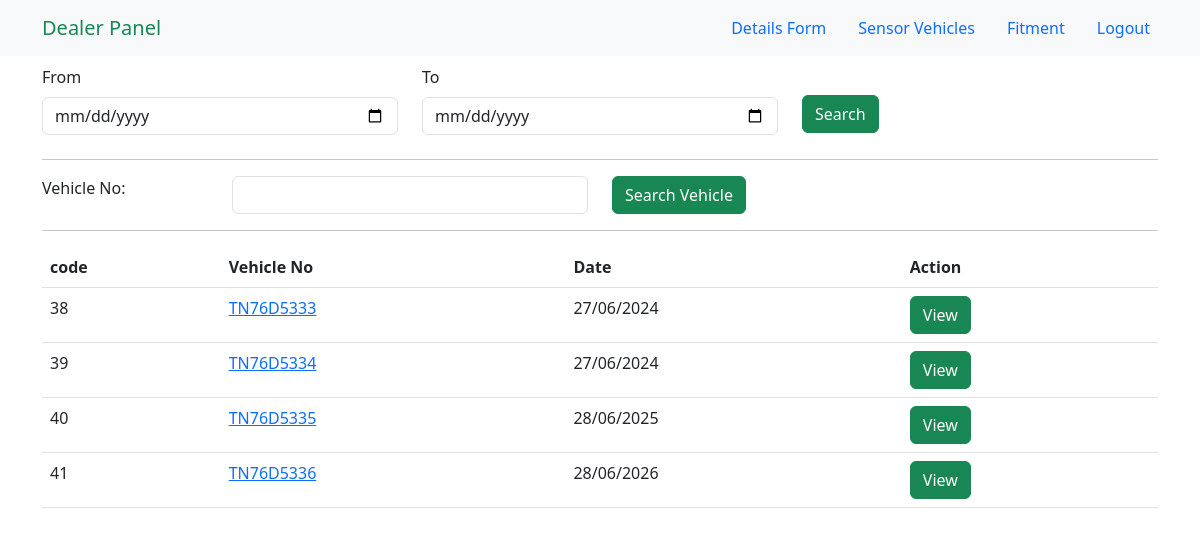
The app's page /search/ with its own data.
### rtoapp/models.py (models this page shows, shortened)
class Vehicle(models.Model):
    vehicle_no = models.CharField(max_length=100)
    registration_year = models.IntegerField()
    chassis_no = models.CharField(max_length=100)
    engine_no = models.CharField(max_length=100)
    rto = models.CharField(max_length=100,null=True)
    vehicle_make = models.CharField(max_length=100)
    vehicle_model = models.CharField(max_length=100)
    owner_name = models.CharField(max_length=100,null=True)
    manufacturer_name = models.CharField(max_length=100,null=True)
    mobile_no = models.IntegerField(null=True)
    distributor_name = models.CharField(max_length=100,null=True)
    owner_address = models.CharField(max_length=100,null=True)
    distributor_address = models.CharField(max_length=100,null=True)
    camera_serial_number_primary = models.CharField(max_length=100,null=True)
    model_number_primary = models.CharField(max_length=100,null=True)
    camera_serial_number_secondary = models.CharField(max_length=100,null=True)
    model_number_secondary = models.CharField(max_length=100,null=True)
    Vehicle_number_plate_view = models.ImageField(upload_to='vehicle_images/',null=True)
    Camera_image = models.ImageField(upload_to='vehicle_images/',null=True)
    Sensor_image = models.ImageField(upload_to='vehicle_images/',null=True)
    Display_image = models.ImageField(upload_to='vehicle_images/',null=True)
    created_at = models.DateTimeField(auto_now_add=True)

### rtoapp/views.py (the view)
# urls.py: path('search/', views.search_view, name='search_view'),
def search_view(request):
    if request.method == 'POST':
        from_date = request.POST.get('from_date')
        to_date = request.POST.get('to_date')
        vehicle_no = request.POST.get('vecregno')
        from_date_vehicles = Vehicle.objects.none()
        to_date_vehicles = Vehicle.objects.none()
        between_vehicles = Vehicle.objects.none()
        vehno_vehicles = Vehicle.objects.none()
        if from_date:
            from_date_year = datetime.strptime(from_date, '%Y-%m-%d').year
            from_date_vehicles = Vehicle.objects.filter(created_at__year=from_date_year)
        if to_date:
            to_date_year = datetime.strptime(to_date, '%Y-%m-%d').year
            to_date_vehicles = Vehicle.objects.filter(created_at__year=to_date_year)
        if from_date and to_date:
            from_date_year = datetime.strptime(from_date, '%Y-%m-%d').year
            to_date_year = datetime.strptime(to_date, '%Y-%m-%d').year
            between_vehicles = Vehicle.objects.filter(created_at__year__range=[from_date_year, to_date_year])
        if vehicle_no:
            vehno_vehicles = Vehicle.objects.filter(vehicle_no__icontains=vehicle_no)
            from_date_vehicles = from_date_vehicles.filter(vehicle_no__icontains=vehicle_no)
            to_date_vehicles = to_date_vehicles.filter(vehicle_no__icontains=vehicle_no)
            between_vehicles = between_vehicles.filter(vehicle_no__icontains=vehicle_no)
            vehicles = vehno_vehicles | from_date_vehicles | between_vehicles | to_date_vehicles
        else:
            vehicles = from_date_vehicles | to_date_vehicles | between_vehicles
        return render(request, 'search.html', {'vehicles': vehicles})
    else:
        vehicles = Vehicle.objects.all()
        return render(request, 'search.html', {'vehicles': vehicles})

### templates/search.html (shortened to what this page needs)
{% extends 'base.html' %}
{% load static %}
{% block link %} {% static 'css/search.css' %} {% endblock link %}
{% block navbar %}
{% include 'nav.html' %}
{% endblock navbar %}
{% block content %}
<body data-aos-easing="ease-in-out" data-aos-duration="1000" data-aos-delay="0">
    <main id="main" class="mt-5">
        <section class="inner-page">
            <div class="container">
                <form action="" method="post">
                    <div class="row">
                        <div class="col-md-4 col-sm-6 mb-2">
                            <label for="from_date" class="form-label">From</label>
                            <input type="date" name="from_date" id="from_date" class="form-control" value="">
                        </div>
                        <div class="col-md-4 col-sm-6 mb-2">
                            <label for="to_date" class="form-label">To</label>
                            <input type="date" name="to_date" id="to_date" class="form-control" value="">
                        </div>
                        <div class="col-md-4 col-sm-12 text-center text-sm-start" style="margin-top:30px;">
                            <input type="submit" class="btn btn-success" value="Search">
                        </div>
                    </div>
                </form>
                <hr>
                <form action="" method="post">
                    <div class="row">
                        <div class="col-lg-2">Vehicle No:</div>
                        <div class="col-lg-4 col-md-6"> <input name="vecregno" class="form-control" value=""></div>
                        <div class="col-lg-6 col-md-6 mt-2 mt-md-0"> <input type="submit" class="btn btn-success"
                                value="Search Vehicle">
                        </div>
                    </div>
                </form>
                <hr>
                <div id="table_wrapper" class="dataTables_wrapper no-footer etxt-center">
                    {% if vehicles %}
                    <table class="table dataTable no-footer" id="table" aria-describedby="table_info">
                        <thead>
                            <tr>
                                <th class="sorting sorting_asc" tabindex="0" aria-controls="table" rowspan="1"
                                    colspan="1" aria-sort="ascending" aria-label="
                code
            : activate to sort column descending" style="width: 38.9px;">
                                    code
                                </th>
                                <th class="sorting" tabindex="0" aria-controls="table" rowspan="1" colspan="1"
                                    aria-label="
                Vehicle No
            : activate to sort column ascending" style="width: 81.175px;">
                                    Vehicle No
                                </th>
                                <th class="sorting" tabindex="0" aria-controls="table" rowspan="1" colspan="1"
                                    aria-label="
                Date
            : activate to sort column ascending" style="width: 68.925px;">
                                    Date
                                </th>
                                <th class="sorting" tabindex="0" aria-controls="table" rowspan="1" colspan="1"
                                    aria-label="Action: activate to sort column ascending" style="width: 51.575px;">
                                    Action</th>
                            </tr>
                        </thead>
                        <tbody>
                            {% for vehicle in vehicles %}
                            <tr>
                                <td>{{vehicle.id}}</td>
                                <td><a href="{% url 'certificate_view' vehicle.id %}">{{vehicle.vehicle_no}}</a></td>
                                <td>{{ vehicle.created_at|date:"d/m/Y" }}</td>
                                <td><a class="btn btn-success" href="{% url 'certificate_view' vehicle.id %}">View</a></td>
                            </tr>
                            {% endfor %}
                        </tbody>
                    </table>
                    {% else %}
                    <p>No vehicles found.</p>
                    {% endif %}
                </div>
            </div>
        </section>
    </main>
    {% endblock content %}

### records on screen
Vehicle: id "38", vehicle_no "TN76D5333", created_at "27/06/2024"
Vehicle: id "39", vehicle_no "TN76D5334", created_at "27/06/2024"
Vehicle: id "40", vehicle_no "TN76D5335", created_at "28/06/2025"
Vehicle: id "41", vehicle_no "TN76D5336", created_at "28/06/2026"
